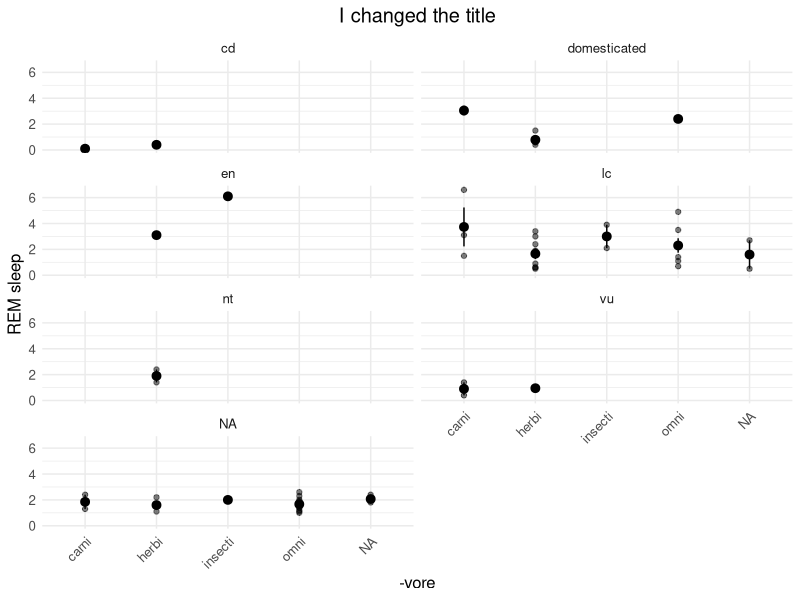
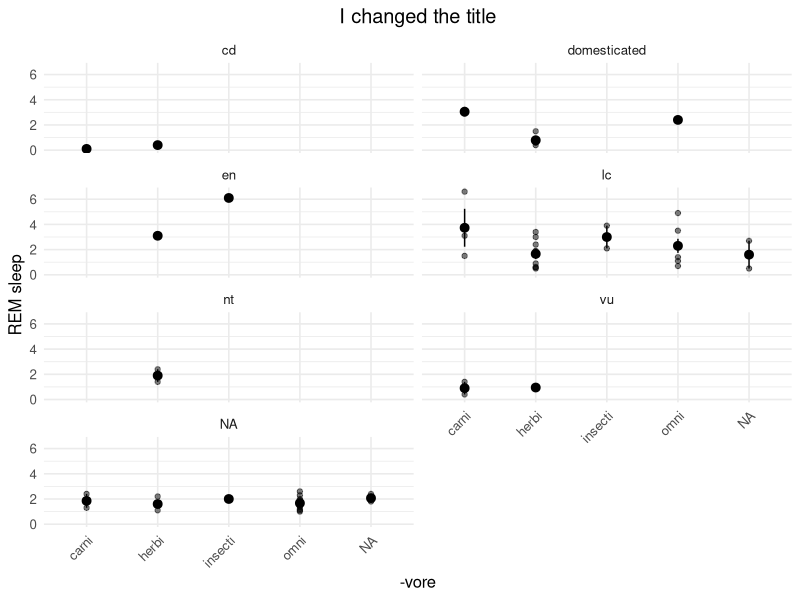
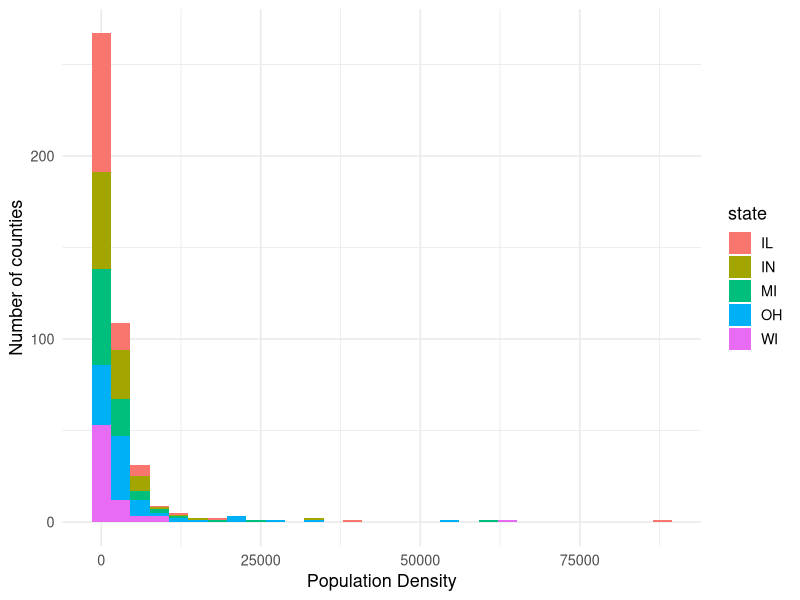
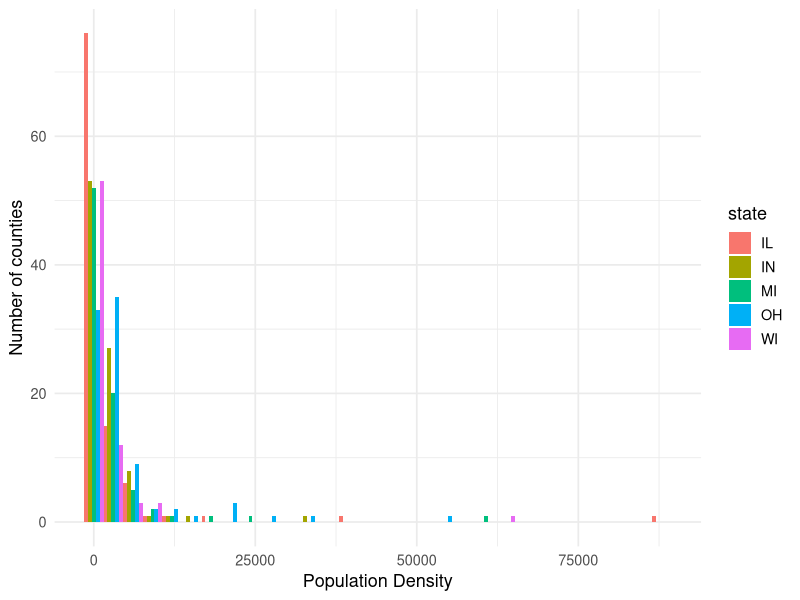
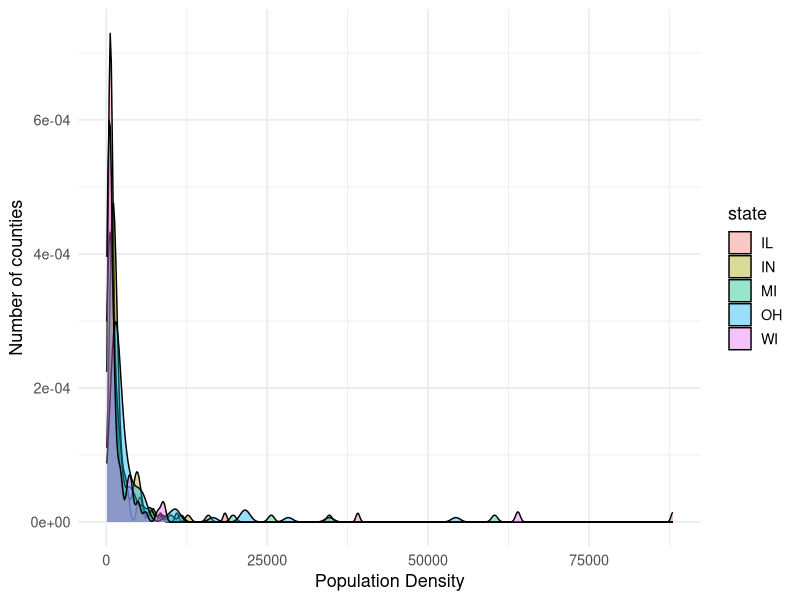
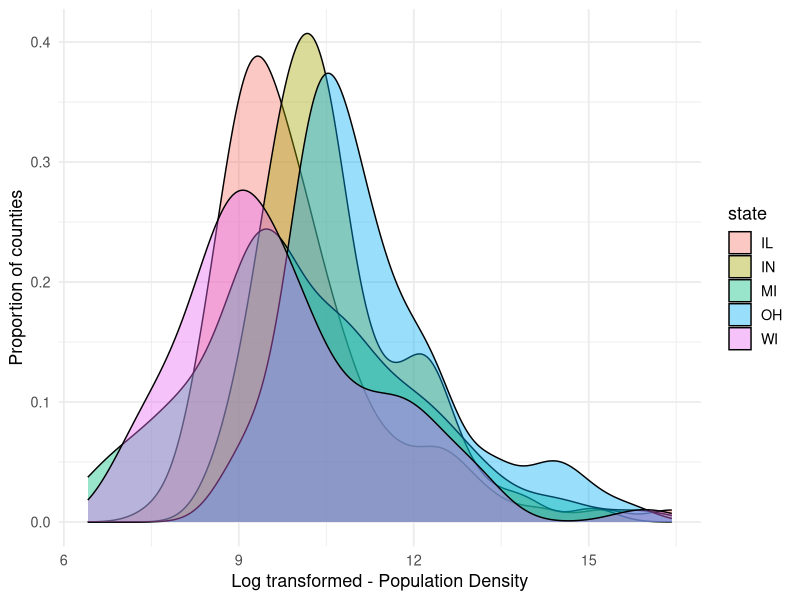
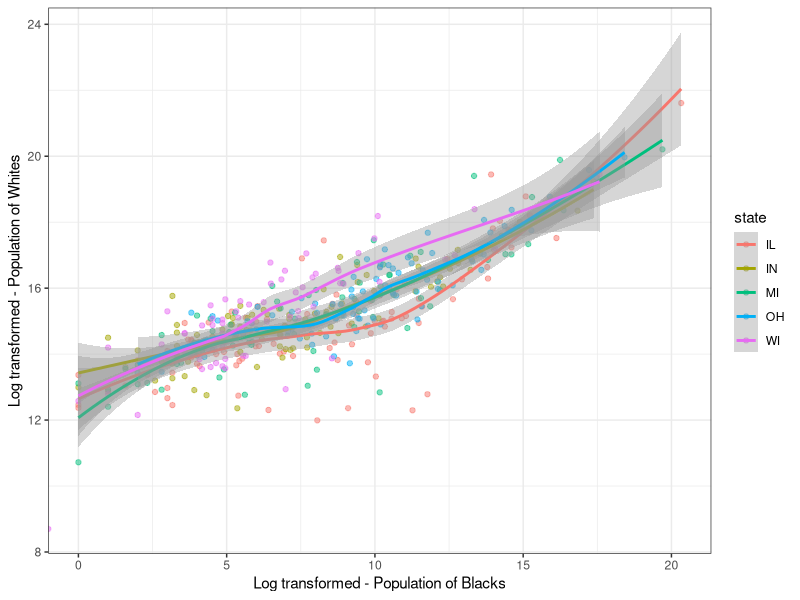
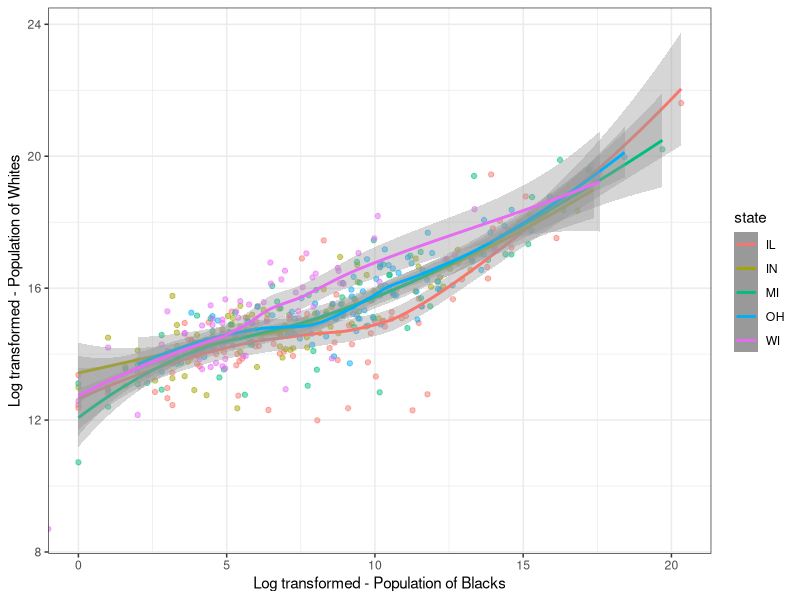

Here is the R script that generated these plots, in order: (Note: this script raises an error after producing the figures.)
#' ---	
#' title: "Modifying ggplot objects - intermediate tutorial"	
#' author: "Jasleen Grewal"	
#' date: '`r Sys.Date()`'	
#' output:	
#'   html_document:	
#'     latex_engine: xelatex	
#'     toc: yes	
#'     toc_depth: 3	
#'     toc_float: yes	
#'   pdf_document:	
#'     toc: yes	
#'     toc_depth: '3'	
#' header-includes: \usepackage{color}	
#' ---	
#' 	
#' 	
library(knitr)	
knitr::opts_chunk$set(echo=TRUE, warning=FALSE, message=FALSE, tidy.opts=list(width.cutoff=70),tidy=TRUE)	
height_basic=6	
#' 	
#' 	
#' 	
#' # Getting started 	
#' If this is your first time using the ggplot2 library within R, please refer to the [**Beginners Tutorial**](https://jasgrewal.github.io/common/seminars/teaching/r_ggplot2_beginners_08112017/ggplot_intro.pdf).  	
#' 	
#' 	
# If you don't have ggplot2 installed already  	
install.packages("ggplot2")	
#' 	
#' 	
#' Let us load up ggplot2 into our current environment.  	
#' 	
require(ggplot2)	
#' 	
#' 	
#' \pagebreak  	
#' 	
#' # ggplot - Review	
#' 	
#' Let us take a quick look at the plot script for the last ggplot figure we generated in the preceding tutorial.   	
#' 	
# Get data we were working with earlier  	
data("msleep", package = "ggplot2")	
# Plot the ggplot  	
ggplot(msleep, aes(x=vore, y=sleep_rem)) + geom_point(alpha=0.5) + stat_summary() + theme_minimal()   + theme(text = element_text(size=12)) + ggtitle("I changed the title") + theme(plot.title = element_text(hjust = 0.5), axis.text.x = element_text(angle = 45, hjust = 1)) + labs(x="-vore", y="REM sleep") + facet_wrap(~conservation, ncol=2)	
#' 	
#' 	
#' There are 5 key points in this long line of code:   	
#' 	
#'   - The **data** object is *msleep*.    	
#'   - We used `theme_minimal()` to apply a clean background (not grey!) to our plot.    	
#'   - We modified the text size and plot title placement using `theme()`.  	
#'   - We use `theme_minimal` **before** we add any modifications to `theme()`, because otherwise `theme_minimal()` will reset any changes we added to our figure using `theme()`.   	
#'   - We separated different categories (in 'conservation') using `facet_wrap()`, and fixed the maximum number of 'columns' we wanted for the facet panels. 	
#' 	
#' Here's a quick way to shorten this code a bit more. The *theme_minimal()* element has 2 options we can define in it - font size, and font family. Instead of defining these in *theme*, we can define them in `theme_minimal()`. Check to see if this gives the same figure as above.  	
#' 	
#' 	
ggplot(msleep, aes(x=vore, y=sleep_rem)) + geom_point(alpha=0.5) + stat_summary() + theme_minimal(base_size=12)  + ggtitle("I changed the title") + theme(plot.title = element_text(hjust = 0.5), axis.text.x = element_text(angle = 45, hjust = 1)) + labs(x="-vore", y="REM sleep") + facet_wrap(~conservation, ncol=2)	
#' 	
#'   - `hjust=0.5` means align text at the center, whereas `hjust=1` means right, and `hjust=0` means left.  	
#' 	
#' Before we dive into today's tutorial, let me highlight an error message you may receive as you run the code above,  	
#' Warning message: <span style="color:red">Removed 22 rows containing missing values (geom_point)</span>.  	
#' This is because we have 'NA' values in our dataframe. We can overcome this by updating our msleep to get rid of rows that contain 'NA'. This is done using the function `na_omit()`.  	
#' 	
#' 	
msleep = na.omit(msleep)	
#' 	
#' > Fair warning, `na.omit` will remove rows that have an 'NA' value in *any* column, so if you have certain columns that are 'NA' more often than not, you might want to remove those first, or replace the value with 0.  	
#' 	
#' \pagebreak  	
#' 	
#' # Preparing our data  	
#' 	
#' ## Get Data  	
#' 	
#' We will be working with a sample dataset available within the ggplot2 library, called *midwest*. This dataset contains statistics on populations in US Midwest.   	
#' 	
data("midwest", package = "ggplot2")	
#' 	
#' 	
#' We can take a peek at the data, using the `head` command.  	
#' 	
## Kable makes output table look pretty (requires package - knitr)	
kable(head(midwest))	
#' 	
#' 	
#' ## Exploratory plots  	
#' Let us generate some exploratory figures from our dataset. Firstly we will try to plot the population density across different counties in different states, as histograms:  	
#' 	
# What does the state-wise population density look like? 	
ggplot(midwest, aes(fill=state, x=popdensity)) + geom_histogram() + theme_minimal(base_size=13) +  labs(x="Population Density", y="Number of counties")	
#' 	
#' 	
#' Notably, the histogram is currently stacked for different states. We can 'separate' the states as separate bars, by modifying `position` in `geom_histogram():  	
#' 	
#' 	
ggplot(midwest, aes(fill=state, x=popdensity)) + geom_histogram(position="dodge") + theme_minimal(base_size=13) +  labs(x="Population Density", y="Number of counties")	
#' 	
#' 	
#' We can also visualize these as state-specific data distributions, like so:  	
#' 	
ggplot(midwest, aes(fill=state, x=popdensity)) + geom_density(alpha=0.4) + theme_minimal(base_size=13) +  labs(x="Population Density", y="Number of counties")	
#' 	
#' 	
#' Notice how the y-axis has such a wide range but most of our data is in a tiny range - we can log transform the data to 'spread it out'.   	
#' - Instead of `log` transforming my column on the actual dataset, I can simply apply the function to the `y` variable within `aes()`.   	
#' - In the next parts of the tutorial we will be modifying things like panels, font size, colour, panel colour, grid-lines - since most of our ggplot will retain the same structure (we will only be **stylizing** aspects of it), I will 'initialize' each new exploratory plot as a separate object, using `obj_name <- ggplot(something something)` . This comes in handy if we want to keep adding new 'geometric objects' on top of our original ggplot figure, without copying the code every single time.   	
#' 	
#' 	
g1_poplog <- ggplot(midwest, aes(fill=state, x=log2(popdensity))) + geom_density(alpha=0.4) + theme_minimal(base_size=13) +  labs(x="Log transformed - Population Density", y="Proportion of counties")	
plot(g1_poplog)	
#' 	
#' 	
#' Maybe I want to compare the population of whites against black people in the different counties of all states?  	
#' - We can fit a 'loess' curve to see specific trends for different states, with the `stat_smooth()` element.  	
#'   - This can be modified with the `method` option in `stat_smooth()`  	
#' 	
# Define plot 	
scatter_popbw <- ggplot(midwest, aes(x=log2(popblack), y=log2(popwhite), colour=state)) + geom_point(alpha=0.5, ) + theme_bw(base_size=11) + stat_smooth() + labs(x="Log transformed - Population of Blacks", y="Log transformed - Population of Whites")	
# Print plot	
scatter_popbw	
#' 	
#' 	
#' Try the following:  	
#' - Remove the SD spread (set `se = FALSE` in `stat_smooth()`)  	
#' - Plot the SD spread in the 90% confidence interval (set `level = 0.90` in `stat_smooth()`)   	
#' 	
#' # Modifying guides  	
#' Notice how, in the legend for colours in our last plot, the points appear faint - this is because by default, we plot them with alpha=0.5. However, we ideally want our points to appear with full opaqueness in our legend. For this, we modify the `guides()` element.  	
#' > Guides for different attributes can be set using this argument. Depending on the attribute we want to modify, we edit it using a nested attribute called `guide_legend()` (for fill, colour, line etc) or `guide_colourbar` (for bars of colour gradients).  	
#' 	
#' 	
scatter_popbw + guides(colour = guide_legend(override.aes = list(alpha = 1, size=2)))	
#' 	
#' 	
#' What did we do? While there are several attributes we can modify using `guide_legend`, here we simply overwrote some of the default aesthetics for 'colour' in the colour legend for our plot.  	
#' We can, ofcourse, go ahead and change other things for our colour legend.  	
#' 	
#' 	
# First I'll save the previous plot 	
scatter_goodalpha <- scatter_popbw + guides(colour = guide_legend(override.aes = list(alpha = 1, size=2)))	
# Then I'll add another 'guides()' element with a different set of attributes to modify	
scatter_goodalpha + guides(colour=guide_legend(title="American State"))	
#' 	
#' 	
#' Oops- notice how adding `guides` twice to a plot only keeps the last definition? Best to just define it once.   	
#' We will also remove the annoying 'grey' colour around the line by setting `fill=NA` in the `override.aes` section.   	
#' 	
#' 	
# Define all legend modifications in 1 guides() statement	
multiline_labels <- scatter_popbw + guides(colour = guide_legend(override.aes = list(alpha = 1, size=2, fill=NA), title="American State", nrow=2)) 	
	
	
horiz_labels <- scatter_popbw + guides(colour = guide_legend(override.aes = list(alpha = 1, size=2, fill=NA), title="American State", direction = "horizontal", nrow=2, label.position="bottom")) 	
	
multiline_labels	
#' 	
#' 	
#' 	
#' In the last plot, you may be having a hard time distinguishing the different states because of the high amount of overlap in them. We can separate these elements out into multiple ggplots using `facet_wrap()`.  	
#' 	
#' \pagebreak  	
#' 	
#' # Facet Wrap and Facet Grid - plotting variables  	
#' The `facet_wrap()` function lets us split our data-points into separate groups based on a single column. We can also do this to compare two columns. If we are interested in visualizing all pair-wise comparisons between two columns (even when there may be no data points available for certain pairs of values), we use `facet_grid()`.  	
#' The following two plots show the difference between the outputs of `facet_wrap()` and `facet_grid()`.  	
#' 	
#' 	
# Create Facet Wrap plot	
g1_fw <- multiline_labels + ggtitle("Facet Wrap plot for states") + facet_wrap(~state)	
# Print this  	
g1_fw	
	
# Create Facet Grid plot	
g1_fg <- multiline_labels + ggtitle("Facet Grid plot for states") + facet_grid(~state)	
# Print this	
g1_fg	
#' 	
#' 	
#' As you can see, `facet_grid()` is much more readable. We can improve readibility by removing entries along the x-axis that do not have any values in a given 'panel'. This is done using the `scales` option in `facet_grid()` - the possible values are "free_x", "free_y", "free". Depending on what you want your reader to focus on, one of these options may be chosen.  	
#' We can also make sure the panel width is complementary to the amount of space the data points *actually* take up. We can set this using the `space` option, which has the same set of possible values as `scales`.    	
#' 	
#' 	
# Create plot object	
g1_fg_clean <- multiline_labels + ggtitle("Compact Facet Grid plot") + facet_grid(~state, scales = "free_x", space="free_x")	
# Print plot object	
g1_fg_clean	
#' 	
#' 	
#'   - Try removing the `space` option and see how the plot changes.   	
#'   - What happens if you set `scales = "free"`? Do you see why including a free scale for 'y' might be misleading for readers?   	
#'   - Do you also see how it is handy to create a new plot object?   	
#' 	
#' Instead of having horizontally aligned columns in `facet_grid`, we can generate vertically aligned columns by defining the facetting relationship of the interesting variable against the rest of the data, `state~.`, instead of everything versus variable, `~state`.   	
#' 	
#' 	
# Create plot object	
g1_fg_clean_vertical <- multiline_labels + ggtitle("Compact vertical Facet Grid plot") + facet_grid(state~., scales = "free_x", space="free_x")	
	
# Print plot object	
g1_fg_clean_vertical	
#' 	
#' 	
#' ## Highlighting a part of the plot  	
#' Sometimes we may want to draw attention to only specific entries in the plot. For example, in the plot above, we may want to focus specifically on data points (representative of State countys) where poverty is high (`percbelowpoverty > 15`) . We can explicitly plot these points on top of our existing figure, as shown below:  	
#' 	
#' 	
g1_fg_clean_vertical_pov <- g1_fg_clean_vertical + geom_point(data=midwest[midwest$percbelowpoverty > 15, ], colour="black")	
g1_fg_clean_vertical_pov	
#' 	
#' 	
#' > Does this seem to suggest that high poverty is found in areas where the relative white population is lower than the expected white population based on state trends? - find out by doing grad school!  	
#' 	
#' What did we do here? We took our pre-existing plot where everything had been plotted. We then specified only a *part* of our original dataset to be passed to a new geometric function, a `geom_point()`, and we set the `colour="black"` for all the points that this `geom_point()` is plotting.   	
#' 	
#' Optional: We can also go the other way, where we add **all** the points to **all** the panels as **background**. For this, however, we simply have to make sure that the new data we add into the new `geom_point()` does not contain the variable we facet on. Thus, we only keep the columns we need for our 'x' and 'y' axes.  	
#' 	
g1_fg_clean_vertical_bg <- g1_fg_clean_vertical + geom_point(data=midwest[, c("popwhite", "popblack")], colour="grey", alpha=0.2)	
g1_fg_clean_vertical_bg	
#' 	
#' 	
#' - What happens if you add `"state"` to the list of columns selected in the data attribute of the new `geom_point()` component?   	
#' 	
#' \pagebreak  	
#' We have managed to make a plot that is separated by different points of interest, and looks generally readable. However, our legend is taking up a lot of space, and our title doesn't really stand out.  	
#' The next part, hence, is to stylize our plot.  	
#' 	
#' # The theme() element  	
#' The `theme()` element in ggplot lets us stylize specific parts of the plot's layout - specifically the following 4:  	
#' - `element_text()` : axis and graph titles and text  	
#' - `element_lines` : components like axis and grid lines    	
#' - `element_rect()` :  rectangular components like plots and panel background  	
#' - `element_blank` : set other theme components to 'blank'  	
#' 	
#' 	
#' Firstly, I will edit the text styling for our plot title. This can be done by defining specific font-related attributes for plot.title in the `theme` component, as shown here:  	
#' 	
#' 	
g1_fg_clean_vertical_bg + theme(plot.title=element_text(size=22, face="italic", hjust=0.5)) 	
#' 	
#' 	
#' > If you are typing the command in the RStudio console, pressing 'tab' while you are within the element_text() part reveals other attributes you can customize.  	
#' 	
#' [Follow this link](http://blog.revolutionanalytics.com/2012/09/how-to-use-your-favorite-fonts-in-r-charts.html) to learn more about customizing the font on your ggplots. It requires an additional package called *extrafont*.    	
#' 	
#' Next, we can change the position of the legend. Notice how this one doesn't require any `element_??()`. This attribute is defined as one of the following options, `"none", "left", "right", "bottom", "top"`. Feel free to play around with this.  	
#' 	
base_plt <- g1_fg_clean_vertical_bg + theme(plot.title=element_text(size=22, face="italic", hjust=0.5), legend.position = "bottom")	
base_plt	
#' 	
#' 	
#' > Notice how the keys are in two rows. This goes back to our `guides()` section, where we defined our colour legend to be printed in 2 rows (nrow=2).  	
#' 	
#' Lastly, say I want to make the background of my plot <span style="color:pink">**pink**</span>. I will modify the `panel.background` option within `theme()`.   	
#' 	
#' 	
base_plt + theme(panel.background = "pink")	
#' 	
#' 	
#' Does that work? Since `panel.background` is a 'rectangular attribute' that we are stylizing, we need to modify its characteristics using an `element_rect` option, like below:  	
#' 	
#' 	
base_plt + theme(panel.background = element_rect("pink"))	
#' 	
#' 	
#' \pagebreak  	
#' 	
#' # Make my plot look like it was made in Excel  	
#' 	
#' Sometimes, all these fancy shmancy customizations just aren't enough. [**ggthemes**](https://cran.r-project.org/web/packages/ggthemes/vignettes/ggthemes.html) is a handy package that lets you quickly customize colour palettes and overall plot appearance using simple commands. The following is a brief sampling of what it has to offer.  	
#' 	
#' 	
library(ggthemes)	
# Going for an Excel look  	
base_plt + theme_excel()	
#' 	
#' 	
#' ...as ugly as you would expect it to be.  	
#' 	
#' 	
# Going for an Excel look with Excel colours 	
base_plt + theme_excel() + scale_colour_excel()	
#' 	
#' 	
#' 	
# Going for an Economist look with different colours 	
base_plt + theme_economist() + scale_colour_economist()	
#' 	
#' 	
#' Have fun! 	
#' 	
#' # Exercises  	
#' 1. Can you trace back what the expanded plot definition in `base_plt` object is? That is, rewrite base_plt as the ggplot() definition it stands for.  	
#' 	
#' 	
#' Solution:  	
#' 	
# Trace back to all objects defined  	
ggplot(midwest, aes(x=log2(popblack), y=log2(popwhite), colour=state)) + geom_point(alpha=0.5, ) + theme_bw(base_size=11) + stat_smooth() + labs(x="Log transformed - Population of Blacks", y="Log transformed - Population of Whites") + guides(colour = guide_legend(override.aes = list(alpha = 1, size=2, fill=NA), title="American State", nrow=2))  + ggtitle("Compact vertical Facet Grid plot") + facet_grid(state~., scales = "free_x", space="free_x") + geom_point(data=midwest[, c("popwhite", "popblack")], colour="grey", alpha=0.2) + theme(plot.title=element_text(size=22, face="italic", hjust=0.5), legend.position = "bottom")	
#' 	
#' 	
#' 	
#' 2. Can you create the following plot?.  	
#' 	
ggplot(midwest, aes(x=percollege, y=percbelowpoverty, colour=state)) + theme_solarized(base_size=12) + stat_smooth(method='lm') + geom_point(alpha=0.5) + labs(x="Percent college educated", y="Percentage below poverty line") + guides(colour = guide_legend(override.aes = list(alpha = 1, size=2, fill="yellow"), title="American State", ncol=2))  + ggtitle("Does being in a metro area influence poverty?") + facet_grid(state~ifelse(inmetro==0, "Not in metro", "In metro"), scales = "free_x", space="free") + theme(plot.title=element_text(size=20, face = "bold.italic", hjust=1), legend.position = "top") 	
#' 	
#' 	
#' *Hints*:  	
#'   - We are comparing 'percbelowpoverty' with 'percollege'  	
#'   - The Metro variable is 'inmetro'; look up the usage of `ifelse()`  	
#'   - I may not have used a **loess** fit    	
#'   	
#' Solution will be covered in tutorial (time allowing), and posted here after tutorial.  	
#' 	
#' # Take-aways   	
#' 1. Saving ggplots as objects  	
#' 2. Customize panels in ggplot  	
#' 3. Highlight specific data points  	
#' 4. Stylize parts of a plot   	
#' 5. Automating ggplot makeovers with ggthemes package 	
